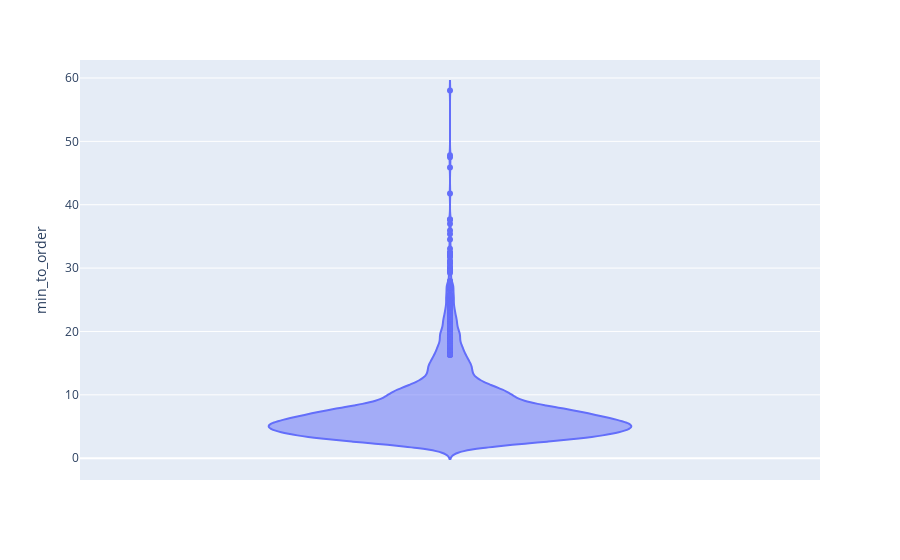

The notebook cell saved with this chart:
### Code cell
fig = px.violin(df, y="min_to_order")
fig.show()

### Figure 1 — Plotly figure (JSON) as saved in the notebook; plotly's stock layout.template omitted (floating-point values rounded to 4 significant figures; data arrays with more than 128 entries replaced by an {"elided": "..."} marker saying what was removed)
{"data": [{"alignmentgroup": "True", "box": {"visible": false}, "hovertemplate": "min_to_order=%{y}<extra></extra>", "legendgroup": "", "marker": {"color": "#636efa"}, "name": "", "offsetgroup": "", "orientation": "v", "scalegroup": "True", "showlegend": false, "type": "violin", "x0": " ", "xaxis": "x", "y": {"elided": "5983 float values"}, "y0": " ", "yaxis": "y"}], "layout": {"legend": {"tracegroupgap": 0}, "margin": {"t": 60}, "violinmode": "group", "xaxis": {"anchor": "y", "domain": [0, 1]}, "yaxis": {"anchor": "x", "domain": [0, 1], "title": {"text": "min_to_order"}}}}
